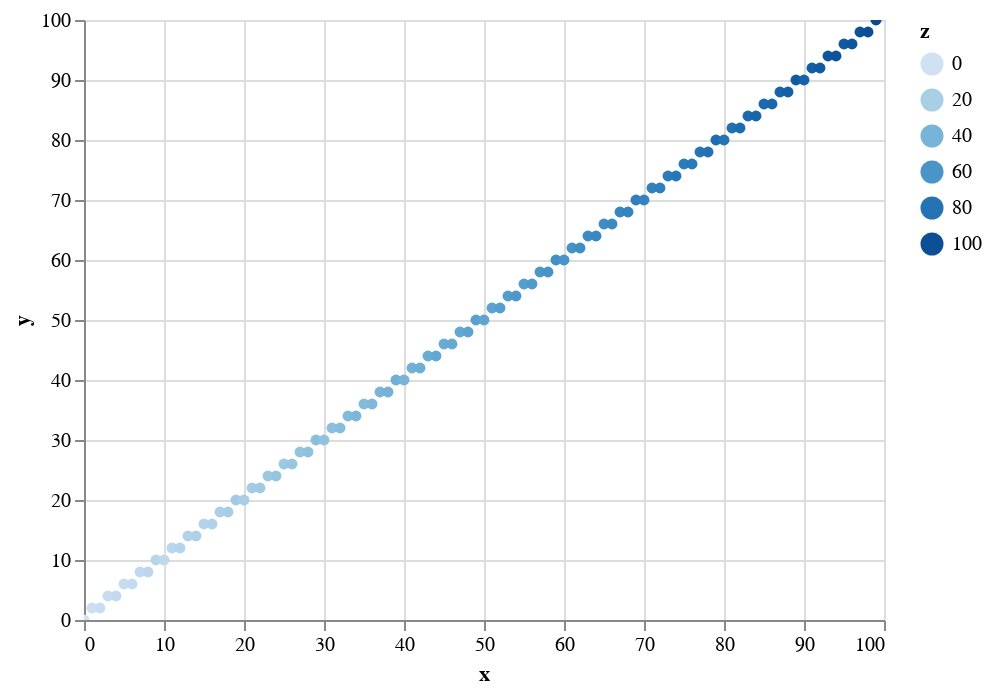

Notebook code cell kept with this figure:
### Code cell
rows = []

for x in range(100):
    row = {"x": x, "y": x +(x % 2), "z": x+(x % 5)}
    rows.append(row)
    
    df =  pd.DataFrame(rows)
    clear_output()
    chart = alt.Chart(data=df).mark_line(point=True).encode(x="x", y="y", color="z").interactive()
    display(chart)

### Figure 1 — Vega-Lite specification as saved in the notebook (floating-point values rounded to 4 significant figures)
{"config": {"view": {"continuousWidth": 400, "continuousHeight": 300}}, "data": {"name": "data-fb8bf3185d78610d814f4247e8061d55"}, "mark": {"type": "line", "point": true}, "encoding": {"color": {"type": "quantitative", "field": "z"}, "x": {"type": "quantitative", "field": "x"}, "y": {"type": "quantitative", "field": "y"}}, "selection": {"selector100": {"type": "interval", "bind": "scales", "encodings": ["x", "y"]}}, "$schema": "https://vega.github.io/schema/vega-lite/v4.8.1.json", "datasets": {"data-fb8bf3185d78610d814f4247e8061d55": [{"x": 0, "y": 0, "z": 0}, {"x": 1, "y": 2, "z": 2}, {"x": 2, "y": 2, "z": 4}, {"x": 3, "y": 4, "z": 6}, {"x": 4, "y": 4, "z": 8}, {"x": 5, "y": 6, "z": 5}, {"x": 6, "y": 6, "z": 7}, {"x": 7, "y": 8, "z": 9}, {"x": 8, "y": 8, "z": 11}, {"x": 9, "y": 10, "z": 13}, {"x": 10, "y": 10, "z": 10}, {"x": 11, "y": 12, "z": 12}, {"x": 12, "y": 12, "z": 14}, {"x": 13, "y": 14, "z": 16}, {"x": 14, "y": 14, "z": 18}, {"x": 15, "y": 16, "z": 15}, {"x": 16, "y": 16, "z": 17}, {"x": 17, "y": 18, "z": 19}, {"x": 18, "y": 18, "z": 21}, {"x": 19, "y": 20, "z": 23}, {"x": 20, "y": 20, "z": 20}, {"x": 21, "y": 22, "z": 22}, {"x": 22, "y": 22, "z": 24}, {"x": 23, "y": 24, "z": 26}, {"x": 24, "y": 24, "z": 28}, {"x": 25, "y": 26, "z": 25}, {"x": 26, "y": 26, "z": 27}, {"x": 27, "y": 28, "z": 29}, {"x": 28, "y": 28, "z": 31}, {"x": 29, "y": 30, "z": 33}, {"x": 30, "y": 30, "z": 30}, {"x": 31, "y": 32, "z": 32}, {"x": 32, "y": 32, "z": 34}, {"x": 33, "y": 34, "z": 36}, {"x": 34, "y": 34, "z": 38}, {"x": 35, "y": 36, "z": 35}, {"x": 36, "y": 36, "z": 37}, {"x": 37, "y": 38, "z": 39}, {"x": 38, "y": 38, "z": 41}, {"x": 39, "y": 40, "z": 43}, {"x": 40, "y": 40, "z": 40}, {"x": 41, "y": 42, "z": 42}, {"x": 42, "y": 42, "z": 44}, {"x": 43, "y": 44, "z": 46}, {"x": 44, "y": 44, "z": 48}, {"x": 45, "y": 46, "z": 45}, {"x": 46, "y": 46, "z": 47}, {"x": 47, "y": 48, "z": 49}, {"x": 48, "y": 48, "z": 51}, {"x": 49, "y": 50, "z": 53}, {"x": 50, "y": 50, "z": 50}, {"x": 51, "y": 52, "z": 52}, {"x": 52, "y": 52, "z": 54}, {"x": 53, "y": 54, "z": 56}, {"x": 54, "y": 54, "z": 58}, {"x": 55, "y": 56, "z": 55}, {"x": 56, "y": 56, "z": 57}, {"x": 57, "y": 58, "z": 59}, {"x": 58, "y": 58, "z": 61}, {"x": 59, "y": 60, "z": 63}, {"x": 60, "y": 60, "z": 60}, {"x": 61, "y": 62, "z": 62}, {"x": 62, "y": 62, "z": 64}, {"x": 63, "y": 64, "z": 66}, {"x": 64, "y": 64, "z": 68}, {"x": 65, "y": 66, "z": 65}, {"x": 66, "y": 66, "z": 67}, {"x": 67, "y": 68, "z": 69}, {"x": 68, "y": 68, "z": 71}, {"x": 69, "y": 70, "z": 73}, {"x": 70, "y": 70, "z": 70}, {"x": 71, "y": 72, "z": 72}, {"x": 72, "y": 72, "z": 74}, {"x": 73, "y": 74, "z": 76}, {"x": 74, "y": 74, "z": 78}, {"x": 75, "y": 76, "z": 75}, {"x": 76, "y": 76, "z": 77}, {"x": 77, "y": 78, "z": 79}, {"x": 78, "y": 78, "z": 81}, {"x": 79, "y": 80, "z": 83}, {"x": 80, "y": 80, "z": 80}, {"x": 81, "y": 82, "z": 82}, {"x": 82, "y": 82, "z": 84}, {"x": 83, "y": 84, "z": 86}, {"x": 84, "y": 84, "z": 88}, {"x": 85, "y": 86, "z": 85}, {"x": 86, "y": 86, "z": 87}, {"x": 87, "y": 88, "z": 89}, {"x": 88, "y": 88, "z": 91}, {"x": 89, "y": 90, "z": 93}, {"x": 90, "y": 90, "z": 90}, {"x": 91, "y": 92, "z": 92}, {"x": 92, "y": 92, "z": 94}, {"x": 93, "y": 94, "z": 96}, {"x": 94, "y": 94, "z": 98}, {"x": 95, "y": 96, "z": 95}, {"x": 96, "y": 96, "z": 97}, {"x": 97, "y": 98, "z": 99}, {"x": 98, "y": 98, "z": 101}, {"x": 99, "y": 100, "z": 103}]}}
